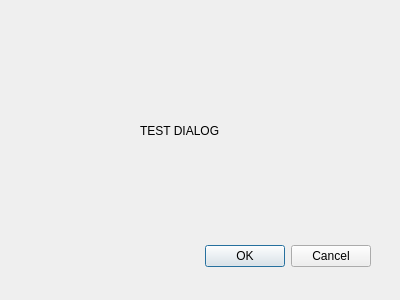
<?xml version="1.0" encoding="UTF-8"?>
<ui version="4.0">
 <class>test_Dialog</class>
 <widget class="QDialog" name="test_Dialog">
  <property name="geometry">
   <rect>
    <x>0</x>
    <y>0</y>
    <width>400</width>
    <height>300</height>
   </rect>
  </property>
  <property name="windowTitle">
   <string>Dialog</string>
  </property>
  <widget class="QDialogButtonBox" name="buttonBox">
   <property name="geometry">
    <rect>
     <x>30</x>
     <y>240</y>
     <width>341</width>
     <height>32</height>
    </rect>
   </property>
   <property name="orientation">
    <enum>Qt::Horizontal</enum>
   </property>
   <property name="standardButtons">
    <set>QDialogButtonBox::Cancel|QDialogButtonBox::Ok</set>
   </property>
  </widget>
  <widget class="QLabel" name="label">
   <property name="geometry">
    <rect>
     <x>140</x>
     <y>120</y>
     <width>161</width>
     <height>21</height>
    </rect>
   </property>
   <property name="text">
    <string>TEST DIALOG</string>
   </property>
  </widget>
 </widget>
 <resources/>
 <connections>
  <connection>
   <sender>buttonBox</sender>
   <signal>accepted()</signal>
   <receiver>test_Dialog</receiver>
   <slot>accept()</slot>
   <hints>
    <hint type="sourcelabel">
     <x>248</x>
     <y>254</y>
    </hint>
    <hint type="destinationlabel">
     <x>157</x>
     <y>274</y>
    </hint>
   </hints>
  </connection>
  <connection>
   <sender>buttonBox</sender>
   <signal>rejected()</signal>
   <receiver>test_Dialog</receiver>
   <slot>reject()</slot>
   <hints>
    <hint type="sourcelabel">
     <x>316</x>
     <y>260</y>
    </hint>
    <hint type="destinationlabel">
     <x>286</x>
     <y>274</y>
    </hint>
   </hints>
  </connection>
 </connections>
</ui>
